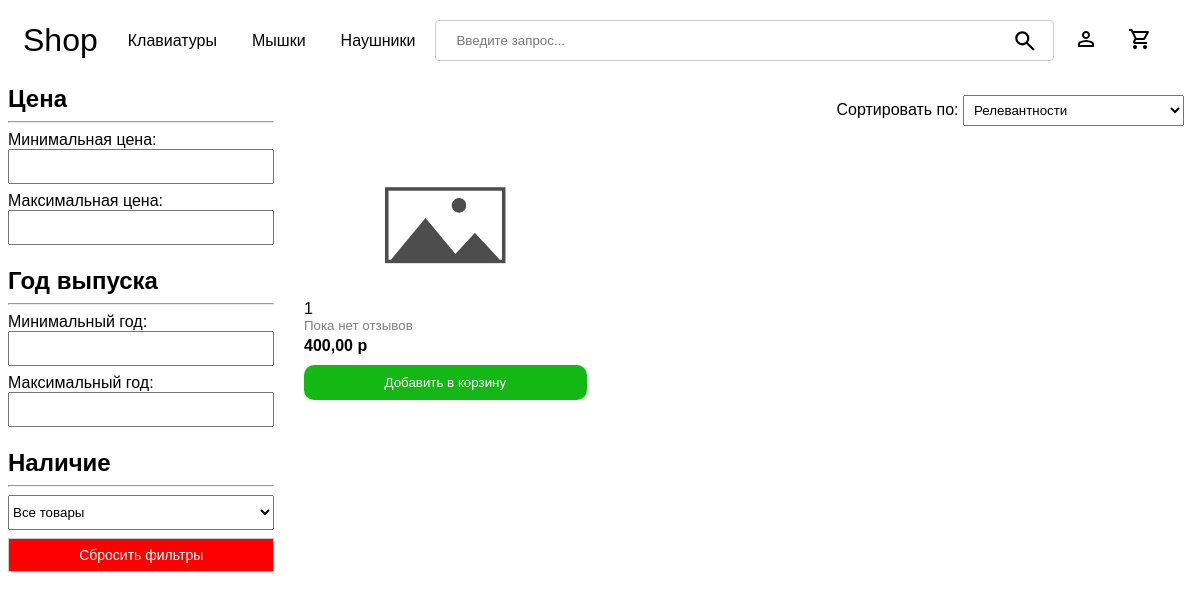
Screenshot of /catalog/keyboard/ with the database file from the repository.
### base/models.py (models this page shows, shortened)
class Product(models.Model):
    product_types = [
        ('keyboard', 'Клавиатура'),
        ('mouse', 'Мышь'),
        ('headphones', 'Наушники'),
    ]
    id = models.AutoField(primary_key=True)
    type = models.CharField(max_length=40, choices=product_types,default='')
    name = models.CharField(max_length=200)
    price = models.DecimalField(validators=[MinValueValidator(0)],decimal_places=2, max_digits=10)
    amount = models.IntegerField(validators=[MinValueValidator(0)])
    year = models.IntegerField(validators=[MinValueValidator(1970),MaxValueValidator(2030)])
    description = models.JSONField(null=True,blank=True)
    created = models.DateTimeField(auto_now_add = True)
    @property
    def first_image(self):
        return self.images.first()
    @property
    def get_review_count(self):
        return self.review_set.count() or 0

### base/views.py (the view)
# urls.py: path('catalog/<str:products>/',views.catalog, name = 'catalog'),
def catalog(request, products):
    q = request.GET.get('q', '')
    sort_param = request.GET.get('sort', '')
    min_price = request.GET.get('min_price') or '-1'
    max_price = request.GET.get('max_price') or '9999999'
    min_year = request.GET.get('min_year') or '-1'
    max_year = request.GET.get('max_year') or '9999999'
    current_page = int(request.GET.get('page',1))
    availability = int(request.GET.get('availability', -1))
    if products == 'all':
        products = Product.objects.filter(name__icontains=q,
                                            price__gte=min_price,
                                            price__lte=max_price,
                                            year__gte=min_year,
                                            year__lte=max_year,
                                            amount__gt=availability)
    else:
        products = Product.objects.filter(type=products,
                                        price__gte=min_price,
                                        price__lte=max_price,
                                        year__gte=min_year,
                                        year__lte=max_year,
                                        amount__gt=availability)
    if sort_param:
        products = products.order_by(sort_param)
    amount_of_products = len(products)
    paginator = Paginator(products,12)
    products = list(paginator.page(current_page))
    page_list = list(paginator.get_elided_page_range(current_page, on_each_side=2,on_ends=1))
    if page_list == [1]:
        page_list = None
    context = {
        'products': products,
        'page_list': page_list,
        'current_page':current_page,
        'q':q,
        'min_price':min_price,
        'max_price':max_price,
        'min_year':min_year,
        'max_year':max_year,
        'availability':availability,
        'sort':sort_param,
        'amount_of_products': amount_of_products
    }
    if request.headers.get('X-Requested-With') == 'XMLHttpRequest':
        html = render(request,'catalog_grid_innerHTML.html',context)
        return JsonResponse({'html':html.content.decode('utf-8')})
    else:
        return render(request, 'catalog.html', context)

### base/context_processors.py (called while the page is built)
def cart_item_count(request):
    cart_count = 0
    cart = None
    if request.user.is_authenticated:
        cart,_ = Cart.objects.get_or_create(user=request.user)
    elif request.session.session_key != None:
        cart,_ = Cart.objects.get_or_create(session_key=request.session.session_key)
    if cart:
        cart_products = CartItem.objects.filter(cart=cart)
        if cart_products.exists():
            cart_count = cart_products.aggregate(Sum('quantity'))['quantity__sum']
        else:
            cart_count = 0
    return {'cart_item_count': cart_count}

### base/templatetags/custom_filters.py (called while the page is built)
@register.filter
def number(string):
    return float(string)

### templates/catalog.html (shortened to what this page needs)
<!DOCTYPE html>
{% load custom_filters %}
{% load static %}
<html lang="en">
    <head>
</head>
<body>
    <div class="navbar-div">
        {% include 'navbar.html' %}
    </div>
    <div class="home-container">
        <div class="filter-form">
            <form method="get">
                <h2>Цена</h2>
                <hr>
                <div>
                    <label for="min_price">Минимальная цена:</label>
                    <input type="number" name="min_price" id="min_price" value="{% if min_price|number > 0 %}{{min_price}}{% endif %}">
                </div>
                <div>
                    <label for="max_price">Максимальная цена:</label>
                    <input type="number" name="max_price" id="max_price" value="{% if max_price|number < 9999999 %}{{ max_price }}{% endif %}">
                </div>
                <br>
                <h2>Год выпуска</h2>
                <hr>
                <div>
                    <label for="min_year">Минимальный год:</label>
                    <input type="number" name="min_year" id="min_year" value="{% if min_year|number > 0 %}{{ min_year }}{% endif %}">
                </div>
                <div>
                    <label for="max_year">Максимальный год:</label>
                    <input type="number" name="max_year" id="max_year" value="{% if max_year|number < 9999999 %}{{ max_year }}{% endif %}">
                </div>
                <br>
                <h2>Наличие</h2>
                <hr>
                <select name="availability" id="availability">
                    <option value="-1" {% if availability == -1 %} selected {% endif %}>Все товары</option>
                </select>
                <button
                    type="button"
                    class="reset-filter-button"
                    onclick="resetFilters()">
                    Сбросить фильтры
                </button>
            </form>
        </div>
        <div>
            <div class="sorting-container">
                <form method="get">
                    <label for="sort">Сортировать по:</label>
                    <select name="sort" id="sort">
                        <option value="">Релевантности</option>
                    </select>
                </form>
            </div>
            <div class="product-grid-and-pagination">
                {% include "catalog_grid_innerHTML.html" %}
            </div>
        </div>
    </div>
</body>
</html>

### templates/catalog_grid_product_innerHTML.html
{% load static %}
{% load custom_filters %}
<div class="product-item">
    <a href="{% url 'info' product.id %}" class="pic-link">
        <div class="image-container">
            {% if product.first_image.image.url %}
                <img src="{{ product.first_image.image.url}}" alt="{{ product.name }}">
            {% else %}
                <img src="{% static 'images/placeholder.jpg' %}" alt="Placeholder">
            {% endif %}
        </div>
    </a>
    <a href="{% url 'info' product.id %}" class="product-title">{{ product.name }}</a>
    {% if product.get_review_count != 0 %}
        <div class="rating">
            <div class="Stars" style="--rating: {{ product.get_average_rating  }};"></div>
            <p class="average-rating">&nbsp;{{ product.get_average_rating }}&nbsp;</p>
            ({{ product.get_review_count }})
        </div>
    {% else %}
        <small>Пока нет отзывов</small>
    {% endif %}
    <strong class="price">{{ product.price }} р</strong>
    <div class="add-to-cart-div">
        {% if product.amount > 0 and request.user.is_staff == False %}
        <button value="{{ product.id }}" class="button add-to-cart-button" onclick="addToCart(this.value)">Добавить в корзину</button>
        {% else %}
        <button value="{{ product.id }}" class="button add-to-cart-button" disabled>Добавить в корзину</button>
        {% endif %}
    </div>
</div>

### templates/catalog.html (style rules this page uses)
body { overflow-y: scroll; font-family: Arial, Helvetica, sans-serif }
.home-container { display: grid; grid-template-columns: 1fr 3fr; }
.filter-form { min-width: 200px; }
.filter-form > * { width: 90%; }
.filter-form select { width: 100%; }
.filter-form input { width: 100%; box-sizing: border-box; padding: 8px; }
.filter-form label { display: block; margin-top: 8px; margin-bottom: 0px; }
.filter-form h2 { margin-top: 4px; margin-bottom: 8px; }
.sorting-container { text-align: right; font-size: 16px; padding: 14px 8px; display: flex; justify-content: space-between; align-items: center; }
.sorting-container select { padding: 6px; }
#availability { padding: 8px 0px; }
.product-item { display: flex; flex-direction: column; margin-top: 10px; }
.add-to-cart-div { margin-top: 10px; }
.product-item small { color: #808080; margin-top: auto; margin-bottom: 4px; }
:root { --star-size: 18px; --star-color: #ccc; --star-background: #fc0; }
.image-container { position: relative; width: 150px; height: 150px; left: 50%; transform: translate(-50%,0%); }
.image-container img { position: absolute; top: 50%; left: 50%; transform: translate(-50%, -50%); object-fit: contain; max-height: 95%; max-width: 95%; }
.product-title { color: black; text-decoration: none; }
.add-to-cart-button { width: 100%; box-sizing: border-box; color: white; background-color: #14b814; border: none; padding: 10px; border-radius: 10px; cursor: pointer; }
.reset-filter-button { font-size: 14px; box-sizing: border-box; margin-top: 8px; width: 100%; padding: 8px; border: 1px solid #ccc; background-color: red; color:white; }

### rows the page displays
Product: name "1", shows "Пока нет отзывов", price "400,00", {{ product.id }} 53 (drawn)
